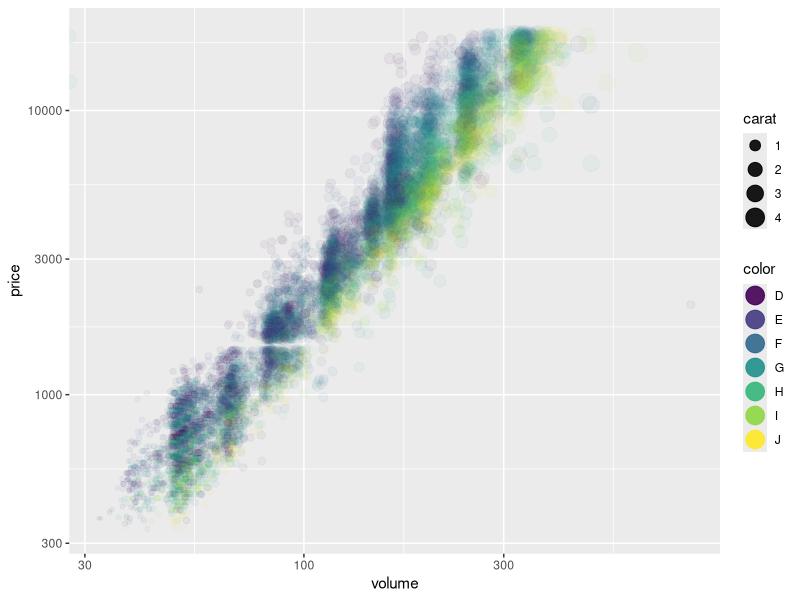

R code for this plot:
## ---- chunk 1
knitr::opts_chunk$set(echo  = FALSE)
knitr::opts_chunk$set(cashe = T)
library(ggplot2)
library(dplyr)
## ---- chunk 2
ggplot(
  data = sample_n(diamonds, 10000) %>% #sample, diamonds is qutie large
    mutate(volume = x*y*z), 
  aes(
    x = volume,
    y = price,
    colour = color,
    size = carat
  )
) + 
  geom_point(alpha = 0.05) +
  scale_x_log10() +
  scale_y_log10() +
  guides(colour = guide_legend(override.aes= list(alpha = 0.9, size = 6)),
         size   = guide_legend(override.aes= list(alpha = 0.9))) 
